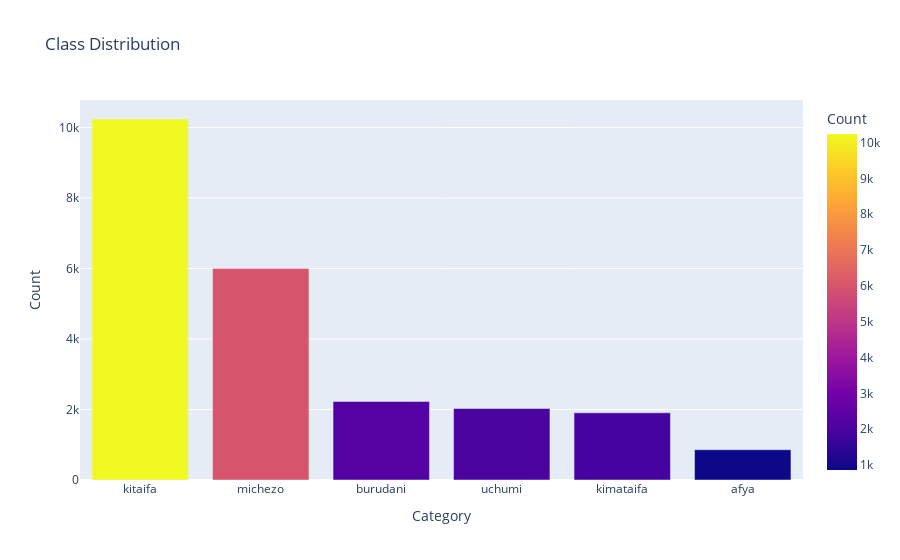

Here is the notebook cell this chart was saved with:
### Markdown cell above
#### **Class Frequency**

### Code cell
fig_category = px.bar(train_df_copy['category'].value_counts().reset_index(),
                      x='index', y='category', title='Class Distribution',
                      labels={'index': 'Category', 'category': 'Count'},
                      color='category', color_discrete_sequence=px.colors.qualitative.Set1)
fig_category.write_image('class_distribution.jpg')  
fig_category.show()

### Figure 1 — Plotly figure (JSON) as saved in the notebook; plotly's stock layout.template omitted (floating-point values rounded to 4 significant figures)
{"data": [{"alignmentgroup": "True", "hovertemplate": "Category=%{x}<br>Count=%{marker.color}<extra></extra>", "legendgroup": "", "marker": {"color": [10242, 6004, 2229, 2028, 1906, 859], "coloraxis": "coloraxis"}, "name": "", "offsetgroup": "", "orientation": "v", "showlegend": false, "textposition": "auto", "type": "bar", "x": ["kitaifa", "michezo", "burudani", "uchumi", "kimataifa", "afya"], "xaxis": "x", "y": [10242, 6004, 2229, 2028, 1906, 859], "yaxis": "y"}], "layout": {"barmode": "relative", "coloraxis": {"colorbar": {"title": {"text": "Count"}}, "colorscale": [[0, "#0d0887"], [0.1111, "#46039f"], [0.2222, "#7201a8"], [0.3333, "#9c179e"], [0.4444, "#bd3786"], [0.5556, "#d8576b"], [0.6667, "#ed7953"], [0.7778, "#fb9f3a"], [0.8889, "#fdca26"], [1, "#f0f921"]]}, "legend": {"tracegroupgap": 0}, "title": {"text": "Class Distribution"}, "xaxis": {"anchor": "y", "domain": [0, 1], "title": {"text": "Category"}}, "yaxis": {"anchor": "x", "domain": [0, 1], "title": {"text": "Count"}}}}
